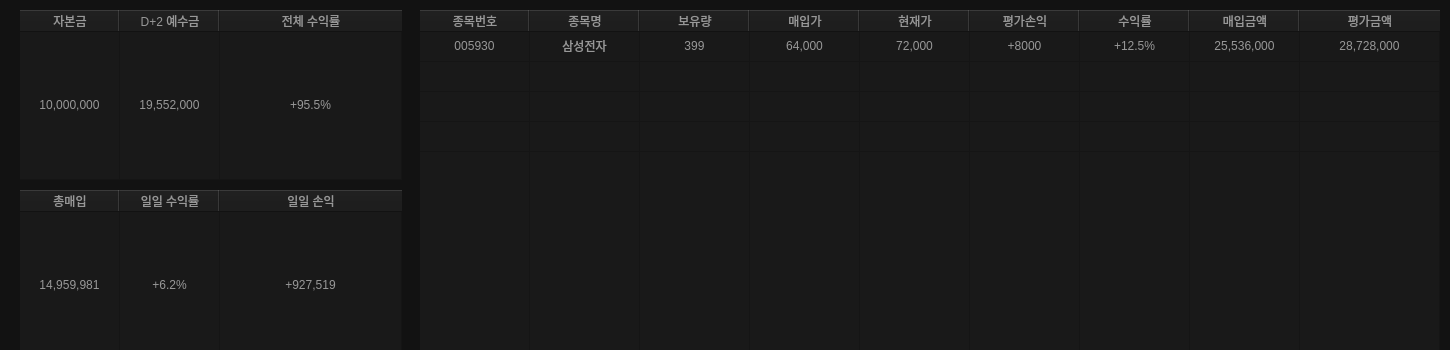
               <widget class="QFrame" name="frame">
                <property name="minimumSize">
                 <size>
                  <width>1450</width>
                  <height>250</height>
                 </size>
                </property>
                <property name="maximumSize">
                 <size>
                  <width>1450</width>
                  <height>350</height>
                 </size>
                </property>
                <property name="layoutDirection">
                 <enum>Qt::LeftToRight</enum>
                </property>
                <property name="styleSheet">
                 <string notr="true">background-color: rgb(28, 31, 34);</string>
                </property>
                <property name="frameShape">
                 <enum>QFrame::NoFrame</enum>
                </property>
                <property name="frameShadow">
                 <enum>QFrame::Raised</enum>
                </property>
                <layout class="QHBoxLayout" name="horizontalLayout_6" stretch="0">
                 <property name="spacing">
                  <number>0</number>
                 </property>
                 <property name="leftMargin">
                  <number>0</number>
                 </property>
                 <property name="topMargin">
                  <number>0</number>
                 </property>
                 <property name="rightMargin">
                  <number>0</number>
                 </property>
                 <property name="bottomMargin">
                  <number>0</number>
                 </property>
                 <item>
                  <widget class="QFrame" name="frame_22">
                   <property name="minimumSize">
                    <size>
                     <width>1450</width>
                     <height>350</height>
                    </size>
                   </property>
                   <property name="maximumSize">
                    <size>
                     <width>1000</width>
                     <height>350</height>
                    </size>
                   </property>
                   <property name="styleSheet">
                    <string notr="true">background-color: rgb(18, 18, 18);</string>
                   </property>
                   <property name="frameShape">
                    <enum>QFrame::NoFrame</enum>
                   </property>
                   <property name="frameShadow">
                    <enum>QFrame::Raised</enum>
                   </property>
                   <layout class="QGridLayout" name="gridLayout_4">
                    <property name="leftMargin">
                     <number>10</number>
                    </property>
                    <property name="topMargin">
                     <number>10</number>
                    </property>
                    <property name="rightMargin">
                     <number>10</number>
                    </property>
                    <property name="bottomMargin">
                     <number>10</number>
                    </property>
                    <property name="spacing">
                     <number>10</number>
                    </property>
                    <item row="0" column="0">
                     <widget class="QFrame" name="frame_4">
                      <property name="minimumSize">
                       <size>
                        <width>400</width>
                        <height>350</height>
                       </size>
                      </property>
                      <property name="maximumSize">
                       <size>
                        <width>400</width>
                        <height>350</height>
                       </size>
                      </property>
                      <property name="styleSheet">
                       <string notr="true">background-color: rgb(18, 18, 18);</string>
                      </property>
                      <property name="frameShape">
                       <enum>QFrame::NoFrame</enum>
                      </property>
                      <property name="frameShadow">
                       <enum>QFrame::Raised</enum>
                      </property>
                      <layout class="QGridLayout" name="gridLayout">
                       <property name="leftMargin">
                        <number>10</number>
                       </property>
                       <property name="topMargin">
                        <number>0</number>
                       </property>
                       <property name="rightMargin">
                        <number>8</number>
                       </property>
                       <property name="bottomMargin">
                        <number>0</number>
                       </property>
                       <property name="spacing">
                        <number>10</number>
                       </property>
                       <item row="2" column="0">
                        <widget class="QTableWidget" name="tableWidget_4">
                         <property name="styleSheet">
                          <string notr="true">color: rgb(152, 152, 152);
background-color: rgb(25, 25, 25);</string>
                         </property>
                         <property name="frameShape">
                          <enum>QFrame::NoFrame</enum>
                         </property>
                         <property name="verticalScrollBarPolicy">
                          <enum>Qt::ScrollBarAlwaysOff</enum>
                         </property>
                         <property name="horizontalScrollBarPolicy">
                          <enum>Qt::ScrollBarAlwaysOff</enum>
                         </property>
                         <property name="sizeAdjustPolicy">
                          <enum>QAbstractScrollArea::AdjustToContents</enum>
                         </property>
                         <property name="autoScroll">
                          <bool>true</bool>
                         </property>
                         <property name="dragEnabled">
                          <bool>true</bool>
                         </property>
                         <property name="alternatingRowColors">
                          <bool>false</bool>
                         </property>
                         <property name="showGrid">
                          <bool>true</bool>
                         </property>
                         <property name="sortingEnabled">
                          <bool>true</bool>
                         </property>
                         <attribute name="horizontalHeaderStretchLastSection">
                          <bool>true</bool>
                         </attribute>
                         <attribute name="verticalHeaderVisible">
                          <bool>false</bool>
                         </attribute>
                         <attribute name="verticalHeaderStretchLastSection">
                          <bool>true</bool>
                         </attribute>
                         <row>
                          <property name="text">
                           <string>1</string>
                          </property>
                         </row>
                         <column>
                          <property name="text">
                           <string>총매입</string>
                          </property>
                         </column>
                         <column>
                          <property name="text">
                           <string>일일 수익률</string>
                          </property>
                         </column>
                         <column>
                          <property name="text">
                           <string>일일 손익</string>
                          </property>
                         </column>
                         <item row="0" column="0">
                          <property name="text">
                           <string>14,959,981</string>
                          </property>
                          <property name="textAlignment">
                           <set>AlignCenter</set>
                          </property>
                         </item>
                         <item row="0" column="1">
                          <property name="text">
                           <string>+6.2%</string>
                          </property>
                          <property name="textAlignment">
                           <set>AlignCenter</set>
                          </property>
                         </item>
                         <item row="0" column="2">
                          <property name="text">
                           <string>+927,519</string>
                          </property>
                          <property name="textAlignment">
                           <set>AlignCenter</set>
                          </property>
                         </item>
                        </widget>
                       </item>
                       <item row="1" column="0">
                        <widget class="QTableWidget" name="tableWidget_3">
                         <property name="styleSheet">
                          <string notr="true">color: rgb(152, 152, 152);
background-color: rgb(25, 25, 25);</string>
                         </property>
                         <property name="frameShape">
                          <enum>QFrame::NoFrame</enum>
                         </property>
                         <property name="verticalScrollBarPolicy">
                          <enum>Qt::ScrollBarAlwaysOff</enum>
                         </property>
                         <property name="horizontalScrollBarPolicy">
                          <enum>Qt::ScrollBarAlwaysOff</enum>
                         </property>
                         <property name="sizeAdjustPolicy">
                          <enum>QAbstractScrollArea::AdjustToContents</enum>
                         </property>
                         <property name="autoScroll">
                          <bool>true</bool>
                         </property>
                         <property name="dragEnabled">
                          <bool>true</bool>
                         </property>
                         <property name="alternatingRowColors">
                          <bool>false</bool>
                         </property>
                         <property name="showGrid">
                          <bool>true</bool>
                         </property>
                         <property name="sortingEnabled">
                          <bool>true</bool>
                         </property>
                         <attribute name="horizontalHeaderStretchLastSection">
                          <bool>true</bool>
                         </attribute>
                         <attribute name="verticalHeaderVisible">
                          <bool>false</bool>
                         </attribute>
                         <attribute name="verticalHeaderStretchLastSection">
                          <bool>true</bool>
                         </attribute>
                         <row>
                          <property name="text">
                           <string>1</string>
                          </property>
                         </row>
                         <column>
                          <property name="text">
                           <string>자본금</string>
                          </property>
                         </column>
                         <column>
                          <property name="text">
                           <string>D+2 예수금</string>
                          </property>
                         </column>
                         <column>
                          <property name="text">
                           <string>전체 수익률</string>
                          </property>
                         </column>
                         <item row="0" column="0">
                          <property name="text">
                           <string>10,000,000</string>
                          </property>
                          <property name="textAlignment">
                           <set>AlignCenter</set>
                          </property>
                         </item>
                         <item row="0" column="1">
                          <property name="text">
                           <string>19,552,000</string>
                          </property>
                          <property name="textAlignment">
                           <set>AlignCenter</set>
                          </property>
                         </item>
                         <item row="0" column="2">
                          <property name="text">
                           <string>+95.5%</string>
                          </property>
                          <property name="textAlignment">
                           <set>AlignCenter</set>
                          </property>
                         </item>
                        </widget>
                       </item>
                      </layout>
                     </widget>
                    </item>
                    <item row="0" column="1">
                     <widget class="QTableWidget" name="tableWidget_7">
                      <property name="minimumSize">
                       <size>
                        <width>1000</width>
                        <height>350</height>
                       </size>
                      </property>
                      <property name="maximumSize">
                       <size>
                        <width>16777215</width>
                        <height>350</height>
                       </size>
                      </property>
                      <property name="styleSheet">
                       <string notr="true">color: rgb(152, 152, 152);
background-color: rgb(25, 25, 25);</string>
                      </property>
                      <property name="frameShape">
                       <enum>QFrame::NoFrame</enum>
                      </property>
                      <property name="verticalScrollBarPolicy">
                       <enum>Qt::ScrollBarAlwaysOff</enum>
                      </property>
                      <property name="horizontalScrollBarPolicy">
                       <enum>Qt::ScrollBarAlwaysOff</enum>
                      </property>
                      <property name="sizeAdjustPolicy">
                       <enum>QAbstractScrollArea::AdjustToContents</enum>
                      </property>
                      <property name="autoScroll">
                       <bool>true</bool>
                      </property>
                      <property name="showDropIndicator" stdset="0">
                       <bool>false</bool>
                      </property>
                      <property name="dragEnabled">
                       <bool>false</bool>
                      </property>
                      <property name="dragDropOverwriteMode">
                       <bool>false</bool>
                      </property>
                      <property name="alternatingRowColors">
                       <bool>false</bool>
                      </property>
                      <property name="showGrid">
                       <bool>true</bool>
                      </property>
                      <property name="sortingEnabled">
                       <bool>true</bool>
                      </property>
                      <property name="rowCount">
                       <number>5</number>
                      </property>
                      <attribute name="horizontalHeaderMinimumSectionSize">
                       <number>30</number>
                      </attribute>
                      <attribute name="horizontalHeaderDefaultSectionSize">
                       <number>110</number>
                      </attribute>
                      <attribute name="horizontalHeaderStretchLastSection">
                       <bool>true</bool>
                      </attribute>
                      <attribute name="verticalHeaderVisible">
                       <bool>false</bool>
                      </attribute>
                      <attribute name="verticalHeaderStretchLastSection">
                       <bool>true</bool>
                      </attribute>
                      <row>
                       <property name="text">
                        <string>새 열</string>
                       </property>
                      </row>
                      <row>
                       <property name="text">
                        <string>새 열</string>
                       </property>
                      </row>
                      <row>
                       <property name="text">
                        <string>새 열</string>
                       </property>
                      </row>
                      <row/>
                      <row/>
                      <column>
                       <property name="text">
                        <string>종목번호</string>
                       </property>
                      </column>
                      <column>
                       <property name="text">
                        <string>종목명</string>
                       </property>
                      </column>
                      <column>
                       <property name="text">
                        <string notr="true">보유량</string>
                       </property>
                      </column>
                      <column>
                       <property name="text">
                        <string>매입가</string>
                       </property>
                      </column>
                      <column>
                       <property name="text">
                        <string>현재가</string>
                       </property>
                      </column>
                      <column>
                       <property name="text">
                        <string>평가손익</string>
                       </property>
                      </column>
                      <column>
                       <property name="text">
                        <string>수익률</string>
                       </property>
                      </column>
                      <column>
                       <property name="text">
                        <string>매입금액</string>
                       </property>
                      </column>
                      <column>
                       <property name="text">
                        <string>평가금액</string>
                       </property>
                      </column>
                      <item row="0" column="0">
                       <property name="text">
                        <string>005930</string>
                       </property>
                       <property name="textAlignment">
                        <set>AlignCenter</set>
                       </property>
                      </item>
                      <item row="0" column="1">
                       <property name="text">
                        <string>삼성전자</string>
                       </property>
                       <property name="textAlignment">
                        <set>AlignCenter</set>
                       </property>
                      </item>
                      <item row="0" column="2">
                       <property name="text">
                        <string>399</string>
                       </property>
                       <property name="textAlignment">
                        <set>AlignCenter</set>
                       </property>
                      </item>
                      <item row="0" column="3">
                       <property name="text">
                        <string>64,000</string>
                       </property>
                       <property name="textAlignment">
                        <set>AlignCenter</set>
                       </property>
                      </item>
                      <item row="0" column="4">
                       <property name="text">
                        <string>72,000</string>
                       </property>
                       <property name="textAlignment">
                        <set>AlignCenter</set>
                       </property>
                      </item>
                      <item row="0" column="5">
                       <property name="text">
                        <string>+8000</string>
                       </property>
                       <property name="textAlignment">
                        <set>AlignCenter</set>
                       </property>
                      </item>
                      <item row="0" column="6">
                       <property name="text">
                        <string>+12.5%</string>
                       </property>
                       <property name="textAlignment">
                        <set>AlignCenter</set>
                       </property>
                      </item>
                      <item row="0" column="7">
                       <property name="text">
                        <string>25,536,000</string>
                       </property>
                       <property name="textAlignment">
                        <set>AlignCenter</set>
                       </property>
                      </item>
                      <item row="0" column="8">
                       <property name="text">
                        <string>28,728,000</string>
                       </property>
                       <property name="textAlignment">
                        <set>AlignCenter</set>
                       </property>
                      </item>
                     </widget>
                    </item>
                   </layout>
                  </widget>
                 </item>
                </layout>
               </widget>
